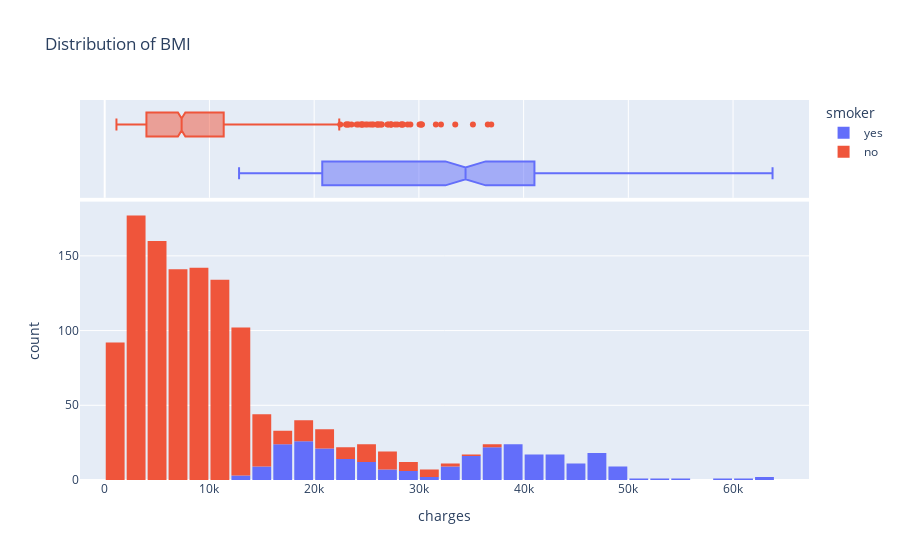

This figure's notebook cell:
### Code cell
# plotly can plot histogram and box plat together
fig = px.histogram(medical_df, 
                   x='charges', 
                   marginal='box', 
                   color='smoker',
                   nbins=47, 
                   title='Distribution of BMI')
fig.update_layout(bargap=0.1)
fig.show()

### Figure 1 — Plotly figure (JSON) as saved in the notebook; plotly's stock layout.template omitted (floating-point values rounded to 4 significant figures; data arrays with more than 128 entries replaced by an {"elided": "..."} marker saying what was removed)
{"data": [{"alignmentgroup": "True", "bingroup": "x", "hovertemplate": "smoker=yes<br>charges=%{x}<br>count=%{y}<extra></extra>", "legendgroup": "yes", "marker": {"color": "#636efa", "pattern": {"shape": ""}}, "name": "yes", "nbinsx": 47, "offsetgroup": "yes", "orientation": "v", "showlegend": true, "type": "histogram", "x": {"elided": "274 float values"}, "xaxis": "x", "yaxis": "y"}, {"alignmentgroup": "True", "hovertemplate": "smoker=yes<br>charges=%{x}<extra></extra>", "legendgroup": "yes", "marker": {"color": "#636efa"}, "name": "yes", "notched": true, "offsetgroup": "yes", "showlegend": false, "type": "box", "x": {"elided": "274 float values"}, "xaxis": "x2", "yaxis": "y2"}, {"alignmentgroup": "True", "bingroup": "x", "hovertemplate": "smoker=no<br>charges=%{x}<br>count=%{y}<extra></extra>", "legendgroup": "no", "marker": {"color": "#EF553B", "pattern": {"shape": ""}}, "name": "no", "nbinsx": 47, "offsetgroup": "no", "orientation": "v", "showlegend": true, "type": "histogram", "x": {"elided": "1064 float values"}, "xaxis": "x", "yaxis": "y"}, {"alignmentgroup": "True", "hovertemplate": "smoker=no<br>charges=%{x}<extra></extra>", "legendgroup": "no", "marker": {"color": "#EF553B"}, "name": "no", "notched": true, "offsetgroup": "no", "showlegend": false, "type": "box", "x": {"elided": "1064 float values"}, "xaxis": "x2", "yaxis": "y2"}], "layout": {"bargap": 0.1, "barmode": "relative", "legend": {"title": {"text": "smoker"}, "tracegroupgap": 0}, "title": {"text": "Distribution of BMI"}, "xaxis": {"anchor": "y", "domain": [0, 1], "title": {"text": "charges"}}, "xaxis2": {"anchor": "y2", "domain": [0, 1], "matches": "x", "showgrid": true, "showticklabels": false}, "yaxis": {"anchor": "x", "domain": [0, 0.7326], "title": {"text": "count"}}, "yaxis2": {"anchor": "x2", "domain": [0.7426, 1], "matches": "y2", "showgrid": false, "showline": false, "showticklabels": false, "ticks": ""}}}
